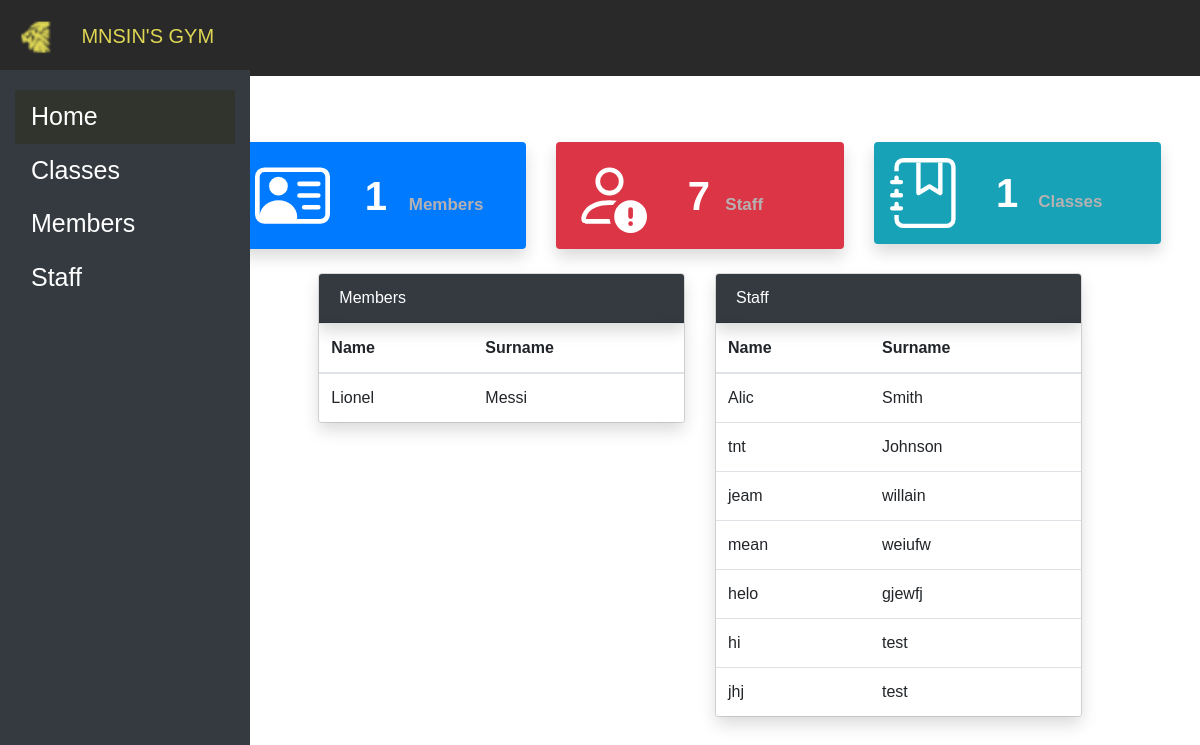
The page /newgymmanagementv2/index.php on the database its author committed.
### tables this page shows
CREATE TABLE `gymmembers` (
  `memberID` int(10) NOT NULL,
  `FirstName` varchar(15) NOT NULL,
  `lastname` varchar(15) NOT NULL,
  `dateofbirth` date NOT NULL,
  `gender` varchar(10) NOT NULL,
  `membertomembership` varchar(8) NOT NULL,
  `phonenumber` int(10) NOT NULL
);

CREATE TABLE `staff` (
  `staffid` int(10) NOT NULL,
  `firstname` varchar(15) NOT NULL,
  `lastname` varchar(15) NOT NULL,
  `email` varchar(30) NOT NULL,
  `phonenumber` int(10) NOT NULL,
  `startdate` date NOT NULL,
  `role` varchar(15) NOT NULL
);

### newgymmanagementv2/index.php (the view, shortened to what this page needs)
<!DOCTYPE html>
<html>
<head>
    <link rel="stylesheet" href="https://stackpath.bootstrapcdn.com/bootstrap/4.5.2/css/bootstrap.min.css">
    <link href="styling.css" rel="stylesheet">
</head>
<body>
<nav class="navbar navbar-expand-lg navbar-light bg-light fixed-top">
        <a class="navbar-brand custom-font" href="index.php">
            <img src="logo.png" alt="Gym Logo" class="logo">
            MNSIN'S GYM
        </a>
    </nav>
<div class="container-fluid">
    <div class="row">
        <nav id="sidebar" class="col-md-3 col-lg-2 d-md-block bg-dark sidebar collapse">
                <ul class="nav flex-column">
                    <li class="nav-item">
                        <a class="nav-link active" href="index.php">Home</a>
                    </li>
                    <li class="nav-item">
                        <a class="nav-link" href="class.php">Classes</a>
                    </li>
                    <li class="nav-item">
                        <a class="nav-link" href="members.php">Members</a>
                    </li>
                    <li class="nav-item">
                        <a class="nav-link" href="staff.php">Staff</a>
                    </li>
                </ul>
        </nav>
        <main role="main" class="col-md-9 ml-sm-auto col-lg-10 px-md-4">
<div class="main-content">
    <div class="container mt-3">
        <div class="row">
            <?php
            include 'db_connect.php';
            $membersStmt = $conn->prepare("SELECT COUNT(*) AS memberCount FROM gymmembers");
            $membersStmt->execute();
            $memberCount = $membersStmt->fetch(PDO::FETCH_ASSOC)['memberCount'];
            $staffStmt = $conn->prepare("SELECT COUNT(*) AS staffCount FROM staff");
            $staffStmt->execute();
            $staffRow = $staffStmt->fetch(PDO::FETCH_ASSOC)['staffCount'];
        $classesStmt = $conn->prepare("SELECT COUNT(*) AS classCount FROM class");
        $classesStmt->execute();
        $classesRow = $classesStmt->fetch(PDO::FETCH_ASSOC)['classCount'];
            ?>
            <div class="col-md-4">
                <div class="stats-card p-3 mb-2 bg-primary text-white rounded shadow">
                    <div class="stats-icon">
                    </div>
                    <div class="stats-info">
                        <span class="stats-number"><?php echo $memberCount; ?></span>
                        <span class="stats-category">Members</span>
                    </div>
                </div>
            </div>
            <div class="col-md-4">
                <div class="stats-card p-3 mb-2 bg-danger text-white rounded shadow">
                    <div class="stats-icon">
                    </div>
                    <div class="stats-info">
                        <span class="stats-number"><?php echo $staffRow; ?></span>
                        <span class="stats-category">Staff</span>
                    </div>
                </div>
            </div>
            <div class="col-md-4">
                <div class="stats-card p-3 mb-2 bg-info text-white rounded shadow">
                    <div class="stats-icon">
                    </div>
                    <div class="stats-info">
                        <span class="stats-number"><?php echo $classesRow; ?></span>
                        <span class="stats-category">Classes</span>
                    </div>
                </div>
            </div>
        </div>
    </div>
</div>
<div class="main-content">
    <div class="container mt-3">
        <div class="row justify-content-center">
            <div class="col-md-5">
                <div class="card">
                    <div class="card-header bg-dark text-white shadow">
                        Members
                    </div>
                    <div class="card-body p-0">
                        <table class="table table-hover mb-0 shadow">
                            <thead>
                                <tr>
                                    <th>Name</th>
                                    <th>Surname</th>
                                </tr>
                            </thead>
                            <tbody>
                                <?php
                                include 'db_connect.php';
                                try {
                                    $membersNamesStmt = $conn->prepare("SELECT FirstName, lastname FROM gymmembers");
                                    $membersNamesStmt->execute();
                                    while ($member = $membersNamesStmt->fetch(PDO::FETCH_ASSOC)) {
                                        echo "<tr><td>" . htmlspecialchars($member['FirstName']) . "</td><td>" . htmlspecialchars($member['lastname']) . "</td></tr>";
                                    }
                                } catch (PDOException $e) {
                                    echo "Error: " . $e->getMessage();
                                }
                                ?>
                            </tbody>
                        </table>
                    </div>
                </div>
            </div>
            <div class="col-md-5">
                <div class="card">
                    <div class="card-header bg-dark text-white shadow">
                        Staff
                    </div>
                    <div class="card-body p-0">
                        <table class="table table-hover mb-0 shadow">
                            <thead>
                                <tr>
                                    <th>Name</th>
                                    <th>Surname</th>
                                </tr>
                            </thead>
                            <tbody>
                                <?php
                                try {
                                    $staffNamesStmt = $conn->prepare("SELECT firstname, lastname FROM staff");
                                    $staffNamesStmt->execute();
                                    while ($staff = $staffNamesStmt->fetch(PDO::FETCH_ASSOC)) {
                                        echo "<tr><td>" . htmlspecialchars($staff['firstname']) . "</td><td>" . htmlspecialchars($staff['lastname']) . "</td></tr>";
                                    }
                                } catch (PDOException $e) {
                                    echo "Error: " . $e->getMessage();
                                }
                                ?>
                            </tbody>
                        </table>
                    </div>
                </div>
            </div>
        </div>
    </div>
</div>
</main>
    </div>
</div>
</body>
</html>

### newgymmanagementv2/styling.css (style rules this page uses)
.logo { height: 50px; vertical-align: middle; margin-right: 15px; }
body { font-family: 'Arial', sans-serif; }
.sidebar { min-width: 250px; height: 100vh; overflow-y: auto; background-color: #292929; padding-top: 20px; position: fixed; }
#sidebar { min-height: 100vh; background-color: #292929; color: white; display: block; color: white; font-size: 25px; }
#sidebar .nav-link { color: white; }
#sidebar .nav-link.active { background-color: #31332d; color: white; }
main { padding-top: 56px; }
html .navbar { background-color: #292929!important; }
.custom-font { font-family: 'Paytone One', sans-serif; color: #ded654 !important; }
html .navbar-brand { color: #ded654 !important; font-family: 'PaytoneOne-Regular', sans-serif; font-weight: 400; }
.stats-card { background-color: #007bff; color: #fff; padding: 20px; border-radius: 5px; display: flex; align-items: center; }
.stats-icon { flex-shrink: 0; margin-right: 50px; }
.stats-number { font-size: 50px; font-weight: bold; margin-bottom: 0.25em; position: relative; right:10%; }
.stats-category { font-size: 25px; font-weight: bold; color: rgb(182, 177, 177); position: relative; top: 10%; right: -10%; }
@media (max-width: 1200px) { .stats-number { font-size: 40px; font-weight: bold; margin-bottom: 0.25em; position: relative; right:15%; } }
@media (max-width: 1200px) { .stats-category { font-size: 17px; font-weight: bold; color: rgb(182, 177, 177); position: relative; top: 10%; right: -2%; } }
.sidebar { z-index: 2000; overflow-y: auto; }
body { padding-top: 76px; }
#sidebar { transition: all 0.2s; }
body { padding-top: 70px; }
.container-fluid { padding: 0 15px; }

### rows shown on the page
gymmembers: FirstName "Lionel", lastname "Messi"
staff: firstname "Alic", lastname "Smith"
staff: firstname "tnt", lastname "Johnson"
staff: firstname "jeam", lastname "willain"
staff: firstname "mean", lastname "weiufw"
staff: firstname "helo", lastname "gjewfj"
staff: firstname "hi", lastname "test"
staff: firstname "jhj", lastname "test"

### other values the page prints
$memberCount "1"
$staffRow "7"
$classesRow "1"
